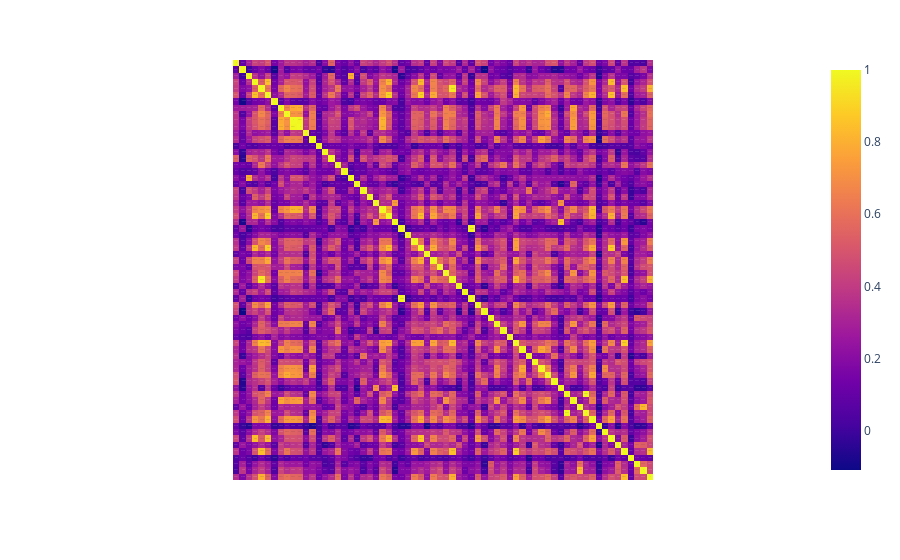
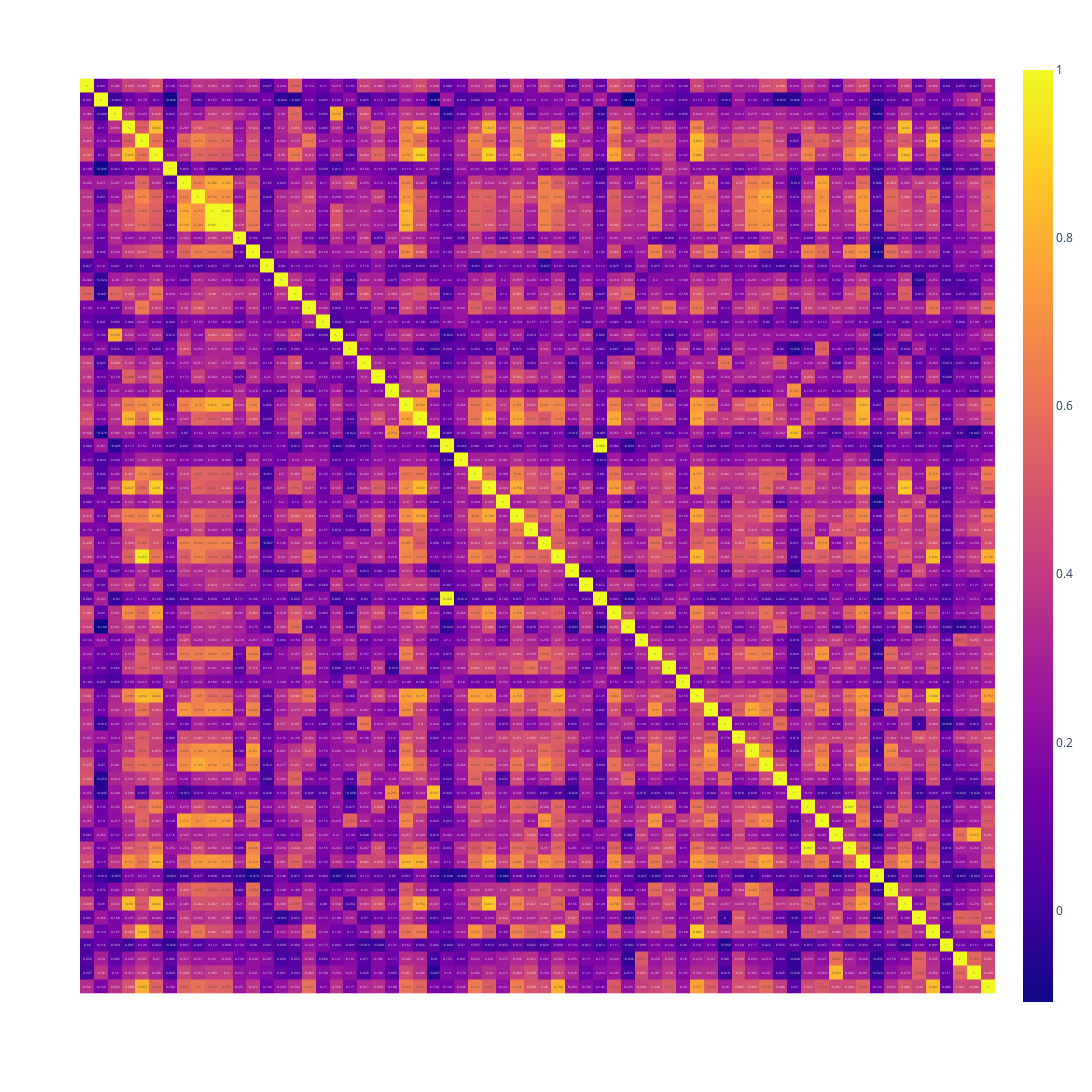
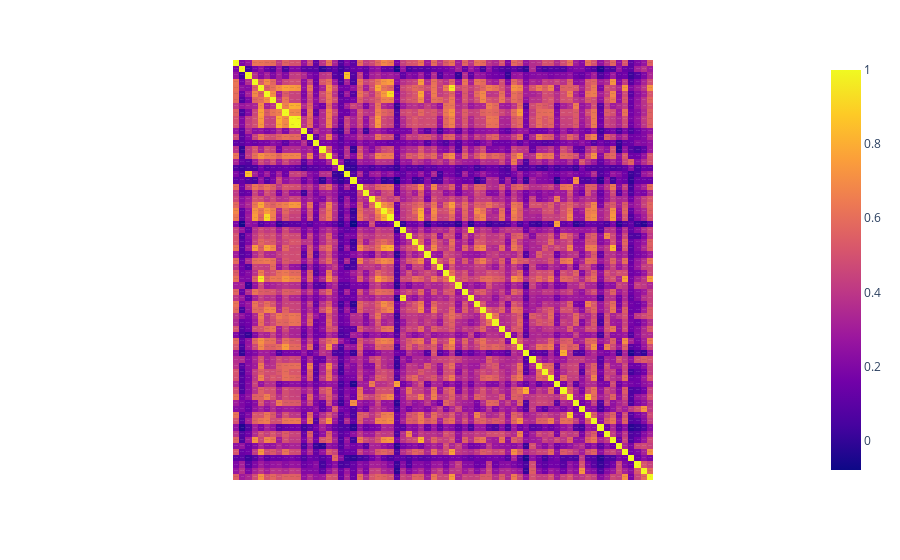

Here is the notebook cell these charts were saved with, in order:
### Code cell
%pdb on
try:
  from compute_question_and_answer import compute_question_and_answer
except:
  from compute_question_and_answer import compute_question_and_answer
import json
name = 'terror_cyber'
sections_num_max = 'all'
JSON_path = '/home/ubuntu/Questions_generation/Terrorism Enters Cyberspace.json'
with open(JSON_path) as f:
  result = json.load(f)
sections = [s['summary']['text'] if 'summary' in s.keys() and 'text' in s['summary'].keys() else None for k,s in result['sections'].items() ]
if sections_num_max!='all':
  sections = sections[:sections_num_max]
print(f'Limit questions to be from the {sections_num_max} first sections')
org_text = [s['original']['text'] if 'original' in s.keys() and 'text' in s['original'].keys() else None  for k,s in result['sections'].items() ]

out = compute_question_and_answer(sections,org_text,save_file_name=name)
